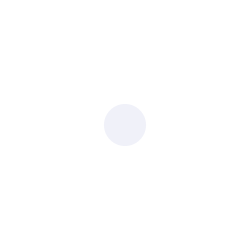
Frame 1 (no input)
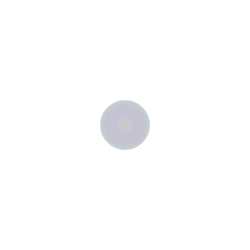
Frame 60 (the mouse pressed at the canvas centre just before this capture)
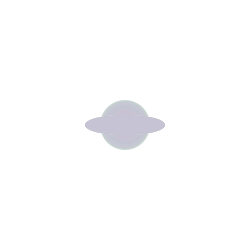
Frame 120 (the mouse held since frame 60 and released just before this capture)

The Processing sketch that drew these frames (run headless with seeded random() and noise(); from frame 60 on, the mouse is pressed at the canvas centre):

// Processing sketch: processing_119780
// ── processing_119780.pde

int counter;

void setup() {  //setup function called initially, only once
  size(250, 250);
  background(255);  //set background white
  colorMode(HSB);   //set colors to Hue, Saturation, Brightness mode
  counter = 0;
}

void draw() {  //draw function loops 
  counter++;
  noStroke();
  fill(random(255),50,225,50);
  
  if(mousePressed == true) { //add some interaction
    ellipse(mouseX, mouseY, 80, 20);
  }
  else {
    ellipse(width/2, height/2, 50*sin(counter), 50*sin(counter));
  }
}
